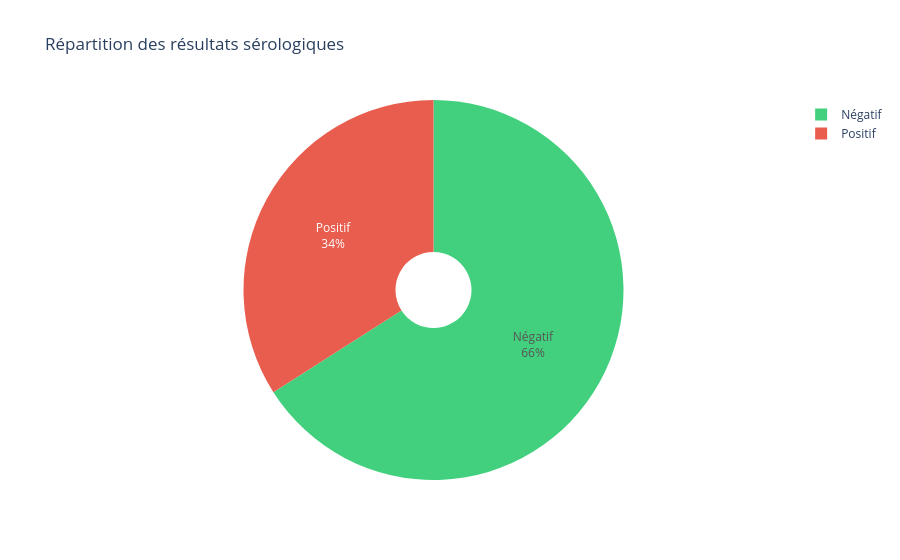

Source (notebook cell):
### Markdown cell above
---
## 📂 Bloc 1 — Chargement des Données & Restriction aux Cas Positifs

> **Ce qu'on fait ici :**  
> - On charge le fichier Excel brut (4 318 individus).  
> - On **filtre uniquement les individus avec sérologie POSITIVE** (COVID+).  
> - On rapporte le nombre final d'individus inclus dans l'analyse.
>
> ⚠️ **Justification :** L'objectif est de créer des profils *au sein* des cas positifs.  
> Les cas négatifs ne sont pas pertinents pour cette tâche.

### Code cell
# Chargement du fichier Excel complet
path='C:/Users/achao/Desktop/STAGE/Covid_Niger/Files of pj/base_covid_population_vrai/Base_population_Netoyée Pop_VF.xlsx'
df_raw = pd.read_excel(path)
print(f"Taille totale du dataset : {df_raw.shape[0]} individus, {df_raw.shape[1]} variables")
print(f"\nColonnes disponibles :")
print([c for c in df_raw.columns])

# Restriction aux cas positifs uniquement (Sérologie == 'Positif')
df_pos = df_raw[df_raw['Serologie'] == 'Positif'].copy()
df_pos = df_pos.reset_index(drop=True)

n_pos = len(df_pos)
n_neg = (df_raw['Serologie'] == 'Négatif').sum()
pct_pos = n_pos / len(df_raw) * 100


sero_counts = df_raw['Serologie'].value_counts()
print("\nRépartition de la sérologie :")
print(sero_counts)

fig_sero = px.pie(
    names=sero_counts.index,
    values=sero_counts.values,
    title="Répartition des résultats sérologiques",
    color_discrete_sequence=['#2ecc71', '#e74c3c'],
    opacity=0.9,
    hole=0.2
)
fig_sero.update_traces(textposition='inside', textinfo='percent+label')
fig_sero.show()

### Figure 1 — Plotly figure (JSON) as saved in the notebook; plotly's stock layout.template omitted (floating-point values rounded to 4 significant figures)
{"data": [{"domain": {"x": [0, 1], "y": [0, 1]}, "hole": 0.2, "hovertemplate": "label=%{label}<br>value=%{value}<extra></extra>", "labels": ["Négatif", "Positif"], "legendgroup": "", "name": "", "opacity": 0.9, "showlegend": true, "textinfo": "percent+label", "textposition": "inside", "type": "pie", "values": [2848, 1470]}], "layout": {"legend": {"tracegroupgap": 0}, "piecolorway": ["#2ecc71", "#e74c3c"], "title": {"text": "Répartition des résultats sérologiques"}}}
